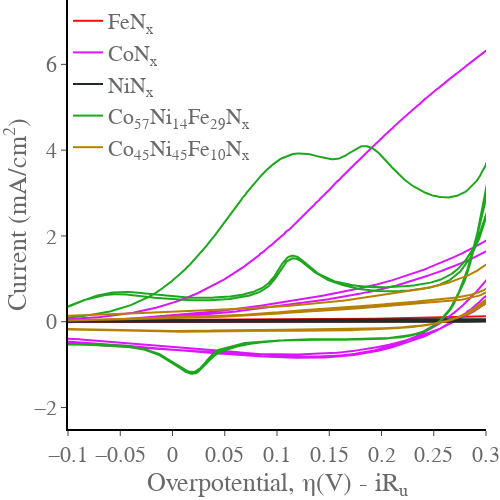

Notebook code cell kept with this figure:
### Code cell
import plotly.graph_objects as go
import pandas as pd
from pandas import DataFrame as df
import numpy as np
import plotly.express as px
from EC_data_processing_lib import get_header_length
from EC_data_processing_lib import analyse_file
from EC_data_processing_lib import get_decimal_separator
from Data_setup_FirstPaper_Mixedmetal_only import data_set
import os
from galvani import BioLogic
fig_title = 'TMNS first paper multiple zoom'
fig = go.Figure()
colors = px.colors.qualitative.Dark24

for i in data_set:
    if not os.path.exists(data_set[i]['data_CV']):
    #     #print("File not found: " + file)
         continue
    if data_set[i]['data_CV'].endswith('mpt'):
        headerlength = get_header_length(data_set[i]['data_CV'])
        data = pd.read_csv(data_set[i]['data_CV'], encoding='ansi', sep="\t", decimal=get_decimal_separator(data_set[i]['data_CV']),  skiprows=range(headerlength))
        current_column = '<I>/mA'
    else:
        mpr_file = BioLogic.MPRfile(data_set[i]['data_CV'])
        data = pd.DataFrame(mpr_file.data)
        current_column = 'I/mA'
    cn = data['cycle number']
    #data = data[data['cycle number']== float(cn[-1:])] # allowing this comment will plot only the last scan. If you want to plot all of the scans then comment this out. 
    voltage = data['Ewe/V']
    current = data[current_column]
    current = current / data_set[i]['mass']
    voltage_corrected = data['Ewe/V'] - data[current_column] * data_set[i]['Ru']/1000 - data_set[i]['cal'] #does the iR correction converts to overpotential
    
    
    j = 0
    max_current = []
    for j in range(int(cn.tail(1))):
        max_current.append(df.max(current.loc[data['cycle number']==j+1]))
        
    print(data_set[i]['label'], max_current[0], max_current[2])

    fig.add_trace(go.Scatter(
        x=voltage_corrected,
        y=current,
        name= data_set[i]['label'],
        line_color = colors[data_set[i]['color_index']],
    ))
fig.update_xaxes(range=[-0.1, 0.3],
    nticks=10,
    ticks='outside',
    showgrid=False, gridwidth=1, gridcolor='grey',
    zeroline=False, zerolinecolor='grey', zerolinewidth= 1,
    showline=True, linewidth=2, linecolor='black')

fig.update_yaxes(range=[-2.5, 7.5],
    nticks=10,
    showgrid=False, gridwidth=1, gridcolor='grey',
    ticks='outside',
    zeroline=True, zerolinecolor='grey', zerolinewidth= 1,
    showline=True, linewidth=2, linecolor='black')
fig.update_layout(
    #title="CV",
    
    xaxis_title="Overpotential, η(V) - iR<sub>u</sub>",
    yaxis_title="Current (mA/cm<sup>2</sup>)",
    font=dict(
        family="Times New Roman, monospace",
        size=22,
        color="dimgrey"
        
    )
)

fig.update_layout({
    "plot_bgcolor": "rgba(0, 0, 0, 0)",
    'paper_bgcolor': 'rgba(255, 255, 255, 255)', #sets the background to be transparent... might appear black in .jpeg but will be transparent in the .svg
},
width = 500,
height = 500,   
legend=dict(
    yanchor="top",
    y=1,
    xanchor="left",
    x=0
),
margin={'t':0,'l':0,'b':0,'r':0},
legend_font_size=22)

      

fig.show()

fig.write_image(fig_title +' Cyclic Voltammetry.jpeg')
fig.write_image(fig_title + ' Cyclic Voltammetry.svg')

### Figure 1 — Plotly figure (JSON) as saved in the notebook; plotly's stock layout.template omitted (floating-point values rounded to 4 significant figures; data arrays with more than 128 entries replaced by an {"elided": "..."} marker saying what was removed)
{"data": [{"line": {"color": "#FB0D0D"}, "name": "FeN<sub>x</sub>", "type": "scatter", "x": {"elided": "6068 float values"}, "y": {"elided": "6068 float values"}}, {"line": {"color": "#DA16FF"}, "name": "CoN<sub>x</sub>", "type": "scatter", "x": {"elided": "6135 float values"}, "y": {"elided": "6135 float values"}}, {"line": {"color": "#222A2A"}, "name": "NiN<sub>x</sub>", "type": "scatter", "x": {"elided": "6233 float values"}, "y": {"elided": "6233 float values"}}, {"line": {"color": "#1CA71C"}, "name": "Co<sub>57</sub>Ni<sub>14</sub>Fe<sub>29</sub>N<sub>x</sub>", "type": "scatter", "x": {"elided": "6038 float values"}, "y": {"elided": "6038 float values"}}, {"line": {"color": "#B68100"}, "name": "Co<sub>45</sub>Ni<sub>45</sub>Fe<sub>10</sub>N<sub>x</sub>", "type": "scatter", "x": {"elided": "6138 float values"}, "y": {"elided": "6138 float values"}}], "layout": {"font": {"color": "dimgrey", "family": "Times New Roman, monospace", "size": 22}, "height": 500, "legend": {"font": {"size": 22}, "x": 0, "xanchor": "left", "y": 1, "yanchor": "top"}, "margin": {"b": 0, "l": 0, "r": 0, "t": 0}, "paper_bgcolor": "rgba(255, 255, 255, 255)", "plot_bgcolor": "rgba(0, 0, 0, 0)", "width": 500, "xaxis": {"gridcolor": "grey", "gridwidth": 1, "linecolor": "black", "linewidth": 2, "nticks": 10, "range": [-0.1, 0.3], "showgrid": false, "showline": true, "ticks": "outside", "title": {"text": "Overpotential, η(V) - iR<sub>u</sub>"}, "zeroline": false, "zerolinecolor": "grey", "zerolinewidth": 1}, "yaxis": {"gridcolor": "grey", "gridwidth": 1, "linecolor": "black", "linewidth": 2, "nticks": 10, "range": [-2.5, 7.5], "showgrid": false, "showline": true, "ticks": "outside", "title": {"text": "Current (mA/cm<sup>2</sup>)"}, "zeroline": true, "zerolinecolor": "grey", "zerolinewidth": 1}}}
